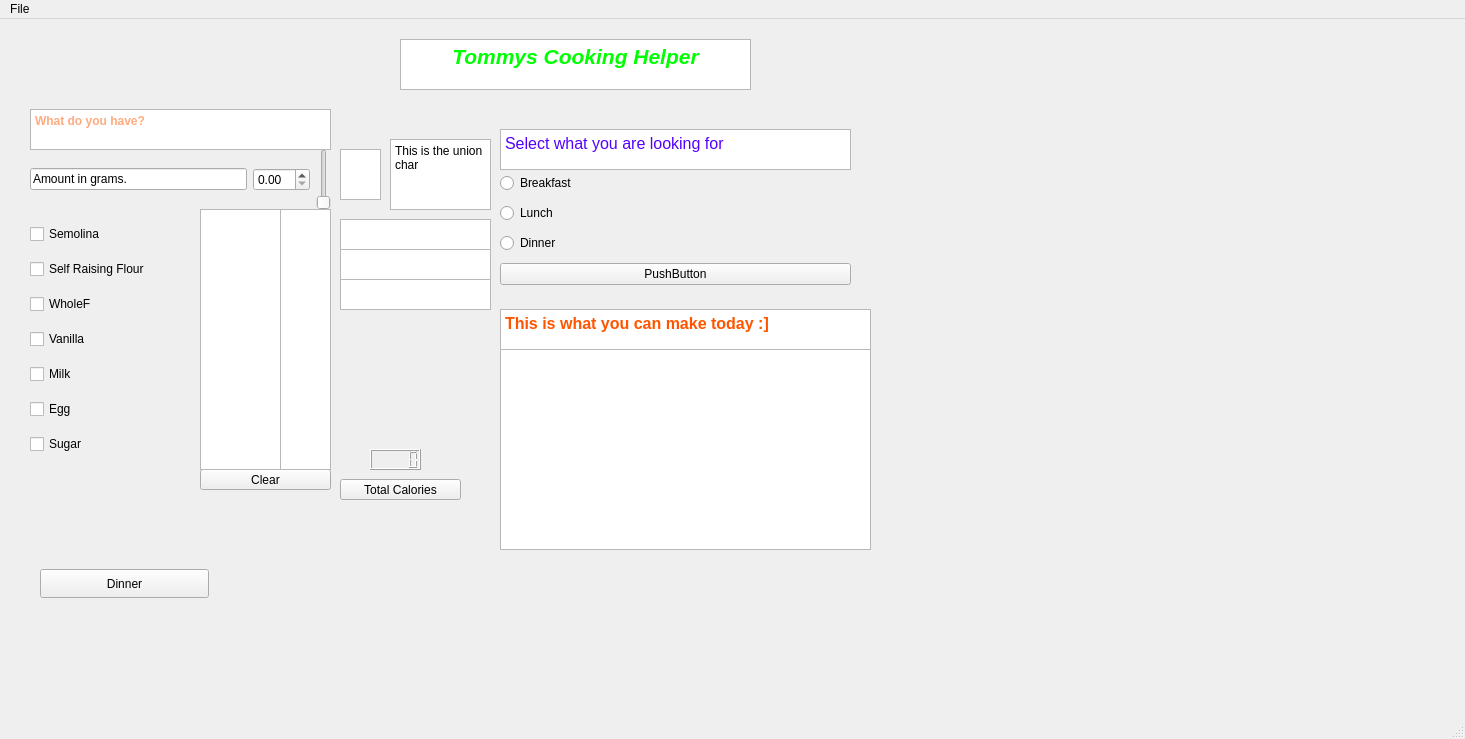
<?xml version="1.0" encoding="UTF-8"?>
<ui version="4.0">
 <class>MainWindow</class>
 <widget class="QMainWindow" name="MainWindow">
  <property name="geometry">
   <rect>
    <x>0</x>
    <y>0</y>
    <width>1465</width>
    <height>739</height>
   </rect>
  </property>
  <property name="windowTitle">
   <string>MainWindow</string>
  </property>
  <widget class="QWidget" name="centralwidget">
   <widget class="QWidget" name="verticalLayoutWidget">
    <property name="geometry">
     <rect>
      <x>30</x>
      <y>190</y>
      <width>171</width>
      <height>261</height>
     </rect>
    </property>
    <layout class="QVBoxLayout" name="verticalLayout">
     <property name="spacing">
      <number>0</number>
     </property>
     <property name="sizeConstraint">
      <enum>QLayout::SetMinimumSize</enum>
     </property>
     <item>
      <widget class="QCheckBox" name="checkBox_6">
       <property name="text">
        <string>Semolina</string>
       </property>
      </widget>
     </item>
     <item>
      <widget class="QCheckBox" name="checkBox_7">
       <property name="text">
        <string>Self Raising Flour</string>
       </property>
      </widget>
     </item>
     <item>
      <widget class="QCheckBox" name="checkBox_5">
       <property name="text">
        <string>WholeF</string>
       </property>
      </widget>
     </item>
     <item>
      <widget class="QCheckBox" name="checkBox_4">
       <property name="text">
        <string>Vanilla</string>
       </property>
      </widget>
     </item>
     <item>
      <widget class="QCheckBox" name="checkBox">
       <property name="text">
        <string>Milk</string>
       </property>
      </widget>
     </item>
     <item>
      <widget class="QCheckBox" name="checkBox_2">
       <property name="text">
        <string>Egg</string>
       </property>
      </widget>
     </item>
     <item>
      <widget class="QCheckBox" name="checkBox_3">
       <property name="text">
        <string>Sugar</string>
       </property>
      </widget>
     </item>
    </layout>
   </widget>
   <widget class="QPushButton" name="pushButton">
    <property name="geometry">
     <rect>
      <x>40</x>
      <y>550</y>
      <width>169</width>
      <height>29</height>
     </rect>
    </property>
    <property name="text">
     <string>Dinner</string>
    </property>
   </widget>
   <widget class="QTextEdit" name="textEdit">
    <property name="geometry">
     <rect>
      <x>400</x>
      <y>20</y>
      <width>351</width>
      <height>51</height>
     </rect>
    </property>
    <property name="html">
     <string>&lt;!DOCTYPE HTML PUBLIC &quot;-//W3C//DTD HTML 4.0//EN&quot; &quot;http://www.w3.org/TR/REC-html40/strict.dtd&quot;&gt;
&lt;html&gt;&lt;head&gt;&lt;meta name=&quot;qrichtext&quot; content=&quot;1&quot; /&gt;&lt;meta charset=&quot;utf-8&quot; /&gt;&lt;style type=&quot;text/css&quot;&gt;
p, li { white-space: pre-wrap; }
hr { height: 1px; border-width: 0; }
li.unchecked::marker { content: &quot;\2610&quot;; }
li.checked::marker { content: &quot;\2612&quot;; }
&lt;/style&gt;&lt;/head&gt;&lt;body style=&quot; font-family:'Segoe UI'; font-size:9pt; font-weight:400; font-style:normal;&quot;&gt;
&lt;p align=&quot;center&quot; style=&quot; margin-top:12px; margin-bottom:12px; margin-left:0px; margin-right:0px; -qt-block-indent:0; text-indent:0px;&quot;&gt;&lt;span style=&quot; font-size:16pt; font-weight:700; font-style:italic; color:#00ff00;&quot;&gt;Tommys Cooking Helper&lt;/span&gt;&lt;/p&gt;&lt;/body&gt;&lt;/html&gt;</string>
    </property>
   </widget>
   <widget class="QTextEdit" name="textEdit_2">
    <property name="geometry">
     <rect>
      <x>30</x>
      <y>90</y>
      <width>301</width>
      <height>41</height>
     </rect>
    </property>
    <property name="html">
     <string>&lt;!DOCTYPE HTML PUBLIC &quot;-//W3C//DTD HTML 4.0//EN&quot; &quot;http://www.w3.org/TR/REC-html40/strict.dtd&quot;&gt;
&lt;html&gt;&lt;head&gt;&lt;meta name=&quot;qrichtext&quot; content=&quot;1&quot; /&gt;&lt;meta charset=&quot;utf-8&quot; /&gt;&lt;style type=&quot;text/css&quot;&gt;
p, li { white-space: pre-wrap; }
hr { height: 1px; border-width: 0; }
li.unchecked::marker { content: &quot;\2610&quot;; }
li.checked::marker { content: &quot;\2612&quot;; }
&lt;/style&gt;&lt;/head&gt;&lt;body style=&quot; font-family:'Segoe UI'; font-size:9pt; font-weight:400; font-style:normal;&quot;&gt;
&lt;p style=&quot; margin-top:0px; margin-bottom:0px; margin-left:0px; margin-right:0px; -qt-block-indent:0; text-indent:0px;&quot;&gt;&lt;span style=&quot; font-weight:700; color:#ffaa7f;&quot;&gt;What do you have?&lt;/span&gt;&lt;/p&gt;&lt;/body&gt;&lt;/html&gt;</string>
    </property>
   </widget>
   <widget class="QPushButton" name="pushButton_3">
    <property name="geometry">
     <rect>
      <x>200</x>
      <y>450</y>
      <width>131</width>
      <height>21</height>
     </rect>
    </property>
    <property name="text">
     <string>Clear</string>
    </property>
   </widget>
   <widget class="QListWidget" name="listWidget">
    <property name="geometry">
     <rect>
      <x>200</x>
      <y>190</y>
      <width>81</width>
      <height>261</height>
     </rect>
    </property>
   </widget>
   <widget class="QTextEdit" name="textEdit_3">
    <property name="geometry">
     <rect>
      <x>500</x>
      <y>290</y>
      <width>371</width>
      <height>41</height>
     </rect>
    </property>
    <property name="html">
     <string>&lt;!DOCTYPE HTML PUBLIC &quot;-//W3C//DTD HTML 4.0//EN&quot; &quot;http://www.w3.org/TR/REC-html40/strict.dtd&quot;&gt;
&lt;html&gt;&lt;head&gt;&lt;meta name=&quot;qrichtext&quot; content=&quot;1&quot; /&gt;&lt;meta charset=&quot;utf-8&quot; /&gt;&lt;style type=&quot;text/css&quot;&gt;
p, li { white-space: pre-wrap; }
hr { height: 1px; border-width: 0; }
li.unchecked::marker { content: &quot;\2610&quot;; }
li.checked::marker { content: &quot;\2612&quot;; }
&lt;/style&gt;&lt;/head&gt;&lt;body style=&quot; font-family:'Segoe UI'; font-size:9pt; font-weight:400; font-style:normal;&quot;&gt;
&lt;p style=&quot; margin-top:0px; margin-bottom:0px; margin-left:0px; margin-right:0px; -qt-block-indent:0; text-indent:0px;&quot;&gt;&lt;span style=&quot; font-size:12pt; font-weight:700; color:#ff5500;&quot;&gt;This is what you can make today :]&lt;/span&gt;&lt;/p&gt;&lt;/body&gt;&lt;/html&gt;</string>
    </property>
   </widget>
   <widget class="QListWidget" name="listWidget_2">
    <property name="geometry">
     <rect>
      <x>500</x>
      <y>330</y>
      <width>371</width>
      <height>201</height>
     </rect>
    </property>
   </widget>
   <widget class="QWidget" name="horizontalLayoutWidget">
    <property name="geometry">
     <rect>
      <x>30</x>
      <y>130</y>
      <width>301</width>
      <height>61</height>
     </rect>
    </property>
    <layout class="QHBoxLayout" name="horizontalLayout">
     <item>
      <widget class="QLineEdit" name="lineEdit">
       <property name="text">
        <string>Amount in grams.</string>
       </property>
      </widget>
     </item>
     <item>
      <widget class="QDoubleSpinBox" name="AmountInGrams"/>
     </item>
     <item>
      <widget class="QSlider" name="verticalSlider">
       <property name="orientation">
        <enum>Qt::Vertical</enum>
       </property>
      </widget>
     </item>
    </layout>
   </widget>
   <widget class="QListWidget" name="listWidget_3">
    <property name="geometry">
     <rect>
      <x>280</x>
      <y>190</y>
      <width>51</width>
      <height>261</height>
     </rect>
    </property>
   </widget>
   <widget class="QLCDNumber" name="lcdNumber">
    <property name="geometry">
     <rect>
      <x>370</x>
      <y>430</y>
      <width>51</width>
      <height>21</height>
     </rect>
    </property>
   </widget>
   <widget class="QPushButton" name="pushButton_2">
    <property name="geometry">
     <rect>
      <x>340</x>
      <y>460</y>
      <width>121</width>
      <height>21</height>
     </rect>
    </property>
    <property name="text">
     <string>Total Calories</string>
    </property>
   </widget>
   <widget class="QWidget" name="gridLayoutWidget">
    <property name="geometry">
     <rect>
      <x>500</x>
      <y>150</y>
      <width>351</width>
      <height>124</height>
     </rect>
    </property>
    <layout class="QGridLayout" name="gridLayout">
     <item row="4" column="0">
      <widget class="QPushButton" name="pushButton_4">
       <property name="text">
        <string>PushButton</string>
       </property>
      </widget>
     </item>
     <item row="2" column="0">
      <widget class="QRadioButton" name="radioButton_3">
       <property name="text">
        <string>Lunch</string>
       </property>
      </widget>
     </item>
     <item row="3" column="0">
      <widget class="QRadioButton" name="radioButton">
       <property name="text">
        <string>Dinner</string>
       </property>
      </widget>
     </item>
     <item row="1" column="0">
      <widget class="QRadioButton" name="radioButton_2">
       <property name="text">
        <string>Breakfast</string>
       </property>
      </widget>
     </item>
    </layout>
   </widget>
   <widget class="QTextEdit" name="textEdit_4">
    <property name="geometry">
     <rect>
      <x>500</x>
      <y>110</y>
      <width>351</width>
      <height>41</height>
     </rect>
    </property>
    <property name="html">
     <string>&lt;!DOCTYPE HTML PUBLIC &quot;-//W3C//DTD HTML 4.0//EN&quot; &quot;http://www.w3.org/TR/REC-html40/strict.dtd&quot;&gt;
&lt;html&gt;&lt;head&gt;&lt;meta name=&quot;qrichtext&quot; content=&quot;1&quot; /&gt;&lt;meta charset=&quot;utf-8&quot; /&gt;&lt;style type=&quot;text/css&quot;&gt;
p, li { white-space: pre-wrap; }
hr { height: 1px; border-width: 0; }
li.unchecked::marker { content: &quot;\2610&quot;; }
li.checked::marker { content: &quot;\2612&quot;; }
&lt;/style&gt;&lt;/head&gt;&lt;body style=&quot; font-family:'Segoe UI'; font-size:9pt; font-weight:400; font-style:normal;&quot;&gt;
&lt;p style=&quot; margin-top:0px; margin-bottom:0px; margin-left:0px; margin-right:0px; -qt-block-indent:0; text-indent:0px;&quot;&gt;&lt;span style=&quot; font-size:12pt; color:#5500ff;&quot;&gt;Select what you are looking for&lt;/span&gt;&lt;/p&gt;&lt;/body&gt;&lt;/html&gt;</string>
    </property>
   </widget>
   <widget class="QTextEdit" name="textEdit_5">
    <property name="geometry">
     <rect>
      <x>340</x>
      <y>130</y>
      <width>41</width>
      <height>51</height>
     </rect>
    </property>
   </widget>
   <widget class="QTextEdit" name="textEdit_6">
    <property name="geometry">
     <rect>
      <x>340</x>
      <y>200</y>
      <width>151</width>
      <height>31</height>
     </rect>
    </property>
   </widget>
   <widget class="QTextEdit" name="textEdit_7">
    <property name="geometry">
     <rect>
      <x>340</x>
      <y>230</y>
      <width>151</width>
      <height>31</height>
     </rect>
    </property>
   </widget>
   <widget class="QTextEdit" name="textEdit_8">
    <property name="geometry">
     <rect>
      <x>340</x>
      <y>260</y>
      <width>151</width>
      <height>31</height>
     </rect>
    </property>
   </widget>
   <widget class="QTextEdit" name="textEdit_9">
    <property name="geometry">
     <rect>
      <x>390</x>
      <y>120</y>
      <width>101</width>
      <height>71</height>
     </rect>
    </property>
    <property name="html">
     <string>&lt;!DOCTYPE HTML PUBLIC &quot;-//W3C//DTD HTML 4.0//EN&quot; &quot;http://www.w3.org/TR/REC-html40/strict.dtd&quot;&gt;
&lt;html&gt;&lt;head&gt;&lt;meta name=&quot;qrichtext&quot; content=&quot;1&quot; /&gt;&lt;meta charset=&quot;utf-8&quot; /&gt;&lt;style type=&quot;text/css&quot;&gt;
p, li { white-space: pre-wrap; }
hr { height: 1px; border-width: 0; }
li.unchecked::marker { content: &quot;\2610&quot;; }
li.checked::marker { content: &quot;\2612&quot;; }
&lt;/style&gt;&lt;/head&gt;&lt;body style=&quot; font-family:'Segoe UI'; font-size:9pt; font-weight:400; font-style:normal;&quot;&gt;
&lt;p style=&quot; margin-top:0px; margin-bottom:0px; margin-left:0px; margin-right:0px; -qt-block-indent:0; text-indent:0px;&quot;&gt;This is the union char&lt;/p&gt;
&lt;p style=&quot;-qt-paragraph-type:empty; margin-top:0px; margin-bottom:0px; margin-left:0px; margin-right:0px; -qt-block-indent:0; text-indent:0px;&quot;&gt;&lt;br /&gt;&lt;/p&gt;&lt;/body&gt;&lt;/html&gt;</string>
    </property>
   </widget>
  </widget>
  <widget class="QMenuBar" name="menubar">
   <property name="geometry">
    <rect>
     <x>0</x>
     <y>0</y>
     <width>1465</width>
     <height>26</height>
    </rect>
   </property>
   <widget class="QMenu" name="menuFile">
    <property name="title">
     <string>File </string>
    </property>
    <addaction name="actionNew"/>
    <addaction name="actionEdit"/>
    <addaction name="actionSave"/>
    <addaction name="actionSave_As"/>
    <addaction name="separator"/>
    <addaction name="actionExit"/>
   </widget>
   <addaction name="menuFile"/>
  </widget>
  <widget class="QStatusBar" name="statusbar"/>
  <action name="actionSave">
   <property name="text">
    <string>Save</string>
   </property>
   <property name="shortcut">
    <string>Ctrl+S</string>
   </property>
  </action>
  <action name="actionSave_As">
   <property name="text">
    <string>Save As</string>
   </property>
  </action>
  <action name="actionShare">
   <property name="text">
    <string>Share</string>
   </property>
  </action>
  <action name="actionDelete">
   <property name="text">
    <string>Delete</string>
   </property>
  </action>
  <action name="actionExit">
   <property name="text">
    <string>Exit</string>
   </property>
  </action>
  <action name="actionNew">
   <property name="text">
    <string>New</string>
   </property>
  </action>
  <action name="actionEdit">
   <property name="text">
    <string>Edit</string>
   </property>
  </action>
 </widget>
 <resources/>
 <connections/>
</ui>
